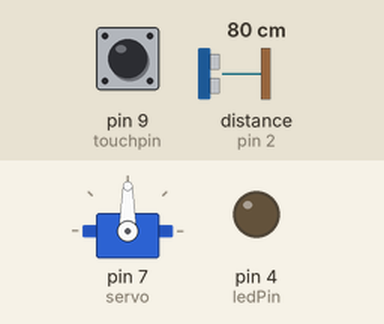
A sketch run on a simulated Arduino Uno, built with avr-gcc and run on an emulated ATmega328P. Shown: servo, output pins drawn as LEDs (lit = HIGH). Wiring (inferred from the names in the program): ultrasonic range finder: trigger pin 3; echo pin 2. The inputs (shaded band) are chosen by the test bench; at power-on: distance to the obstacle (sensor on pin 2) 80 cm, pin 9 (touchpin) LOW. The echo pulse lasts 58.3 µs per cm; pins used as bus, display or sensor lines are not drawn.

Above: at 1.2 s.
1.3 s: distance to the obstacle (sensor on pin 2) set to 37 cm
2.8 s: distance to the obstacle (sensor on pin 2) set to 31 cm
At 3.02 s:
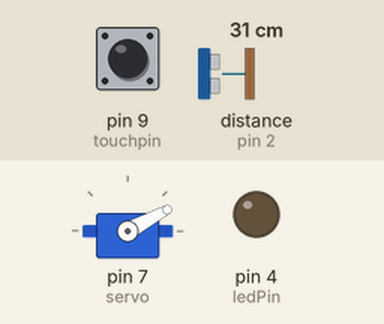
At 4.54 s:
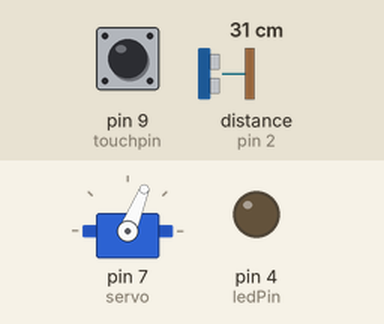
5.8 s: pin 9 (touchpin) pulled HIGH for 1 s
At 6.9 s:
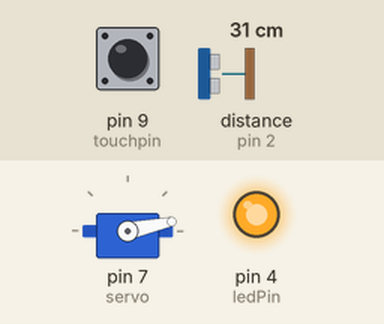
Timing chart, 0 to 14.8 s (numbered marks = the images above; inputs shaded):
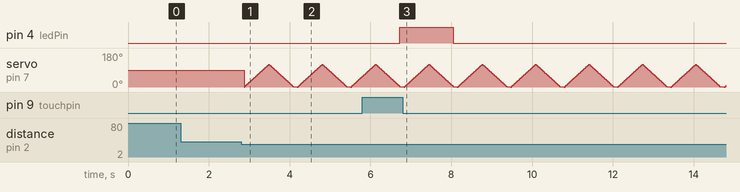

The sketch:

simple_robot.ino
```cpp
#define touchpin 9 // sets the capactitive touch sensor @pin 4
int ledPin = 4; // sets the LED @pin 2
#define echoPin 2
#define trigPin 3

#include <Servo.h>
Servo servo;

long duration;
int direction = 0;
int angle = 0;
int distance = 0;
unsigned long lastTime;
unsigned long lastPrintTime = 0;


void setup() {
  pinMode(touchpin, INPUT); //sets the touch sensor as input
  pinMode(ledPin, OUTPUT);  //sets the led as output
  pinMode(trigPin, OUTPUT);
  pinMode(echoPin, INPUT);
  servo.attach(7);
  Serial.begin(115200);

}
void loop() {
  int touchValue = digitalRead(touchpin); //reads the touch sensor signal
  if (touchValue == HIGH){      //if sensor is HIGH
    digitalWrite(ledPin, HIGH);   //LED will turn ON
  }
  else{       //otherwise
    digitalWrite(ledPin,LOW); //LED is turned OFF
  }
  delay(100);   //delay of 300milliseconds

  digitalWrite(trigPin, LOW);
  delayMicroseconds(2);

  digitalWrite(trigPin, HIGH);
  delayMicroseconds(10);
  digitalWrite(trigPin, LOW);

  duration = pulseIn(echoPin, HIGH, 2500);

 if(duration != 0 && duration > 500) {
    for(angle = 0; angle < 120; angle++)
  {
    servo.write(angle);
    delay(5);
  }
  // now scan back from 180 to 0 degrees
  for(angle = 120; angle > 0; angle--)
  {
    servo.write(angle);
    delay(5);
  }
 }

}
```

Measured:
- the behaviour switches between 36 and 35 cm on distance to the obstacle (sensor on pin 2) (found by bisection; images 0 and 1)
- after the input at 1.3 s, every drawn part: stays the same
- after the input at 5.8 s, pin 4 (ledPin): LOW → HIGH after 0.93 s, → LOW 1.3 s later
